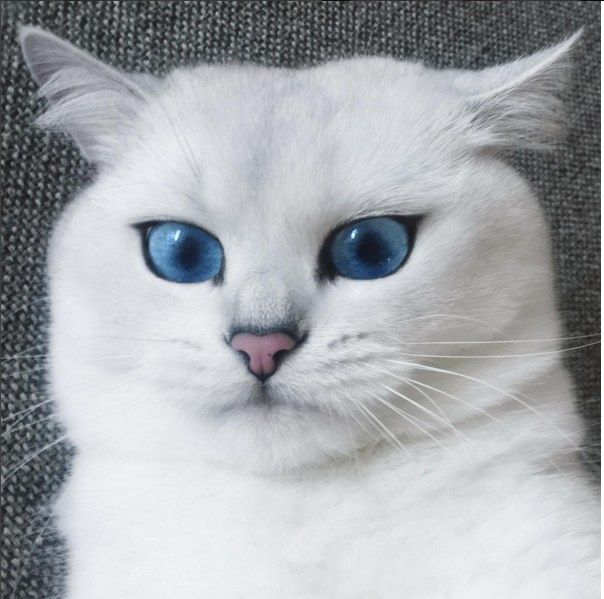
#> input picture day09/coby.jpeg, 604 x 599 px, found by its file name
$ python p59_opencv.py
#> lines starting #> are read from the running program, lines starting #| are printed output that depends on the picture
# flie: p59_opencv.py
# desc:  OpenCV 활용

# OpenCV 실시간 이미지 프로세싱 라이브러리
'''
> pip install opencv-python
'''

import cv2
# print(cv2.__version__) # OpenCV 설치 확인용

image = cv2.imread('/Users/gukjinhan/Documents/GitHub/java-bigdata-2024/day09/coby.jpeg', cv2.IMREAD_UNCHANGED) # cv2.IMREAD_GRAYSCALE -> 칼라이미지를 흑백으로 변환
#> image is the input picture: shape (599, 604, 3); mean B, G, R 173.5, 169.4, 166.1
gray = cv2.cvtColor(image, cv2.COLOR_BGR2GRAY) # 원본을 흑백으로 변환

height, width, channels = image.shape
#> height = 599; width = 604; channels = 3
print(width, height, channels)
#| 604 599 3

sizeSmall = cv2.resize(image, (width//2, height//2))

img_cropped = image[:, :(width//2)] # x축을 반으로 잘라서 반만나오도록 (y축, x축 순서)
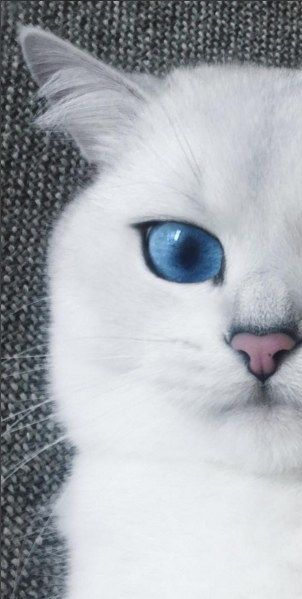
#> img_cropped: shape (599, 302, 3); mean B, G, R 178, 172.2, 168

cv2.imshow('Coby the cat, color', image) # 원본
cv2.imshow('Reduced Coby', sizeSmall) # 반으로 줄인 사이즈
cv2.imshow('Coby the cat, gray', gray) # 흑백
cv2.imshow('Half Coby', img_cropped) # 절반만 나오는 사진

cv2.waitKey(0)
cv2.destroyAllWindows()

$ run again, with day09/tropical_beach.jpeg copied over day09/coby.jpeg
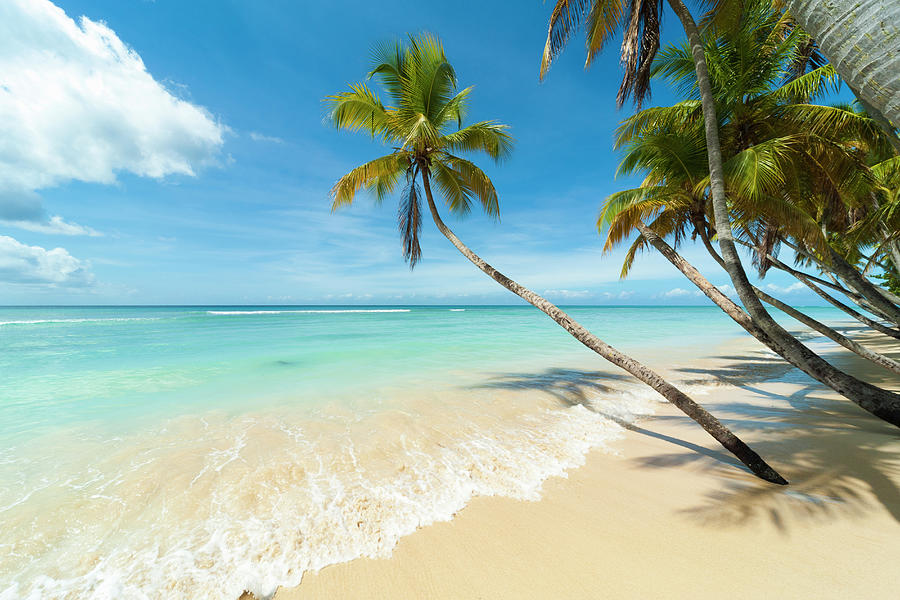
#> input picture day09/tropical_beach.jpeg, 900 x 600 px, found by its file name
#> image is the input picture: shape (600, 900, 3); mean B, G, R 172.2, 178.7, 150
#> `gray = cv2.cvtColor(image, cv2.COLOR_BGR2GRAY)`:
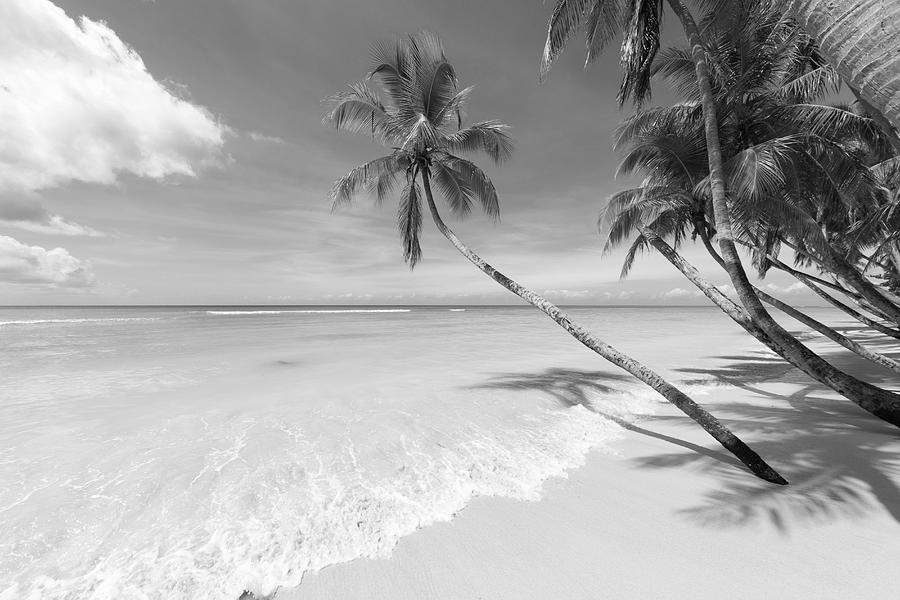
#> gray: shape (600, 900); min 0, max 255, mean 169.4
#| 900 600 3
#> `img_cropped = image[:, :(width//2)]`:
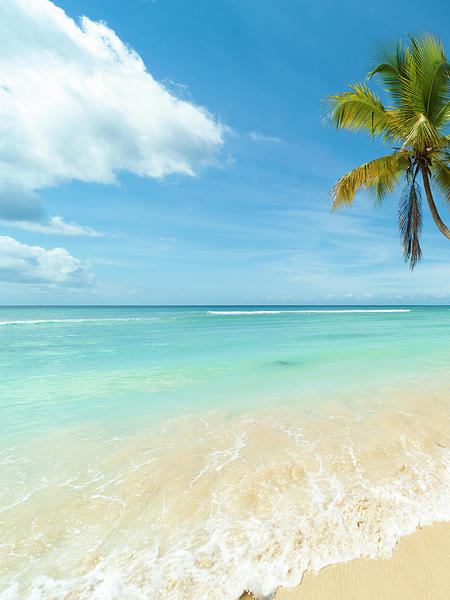
#> img_cropped: shape (600, 450, 3); mean B, G, R 205.2, 203.6, 164.6
